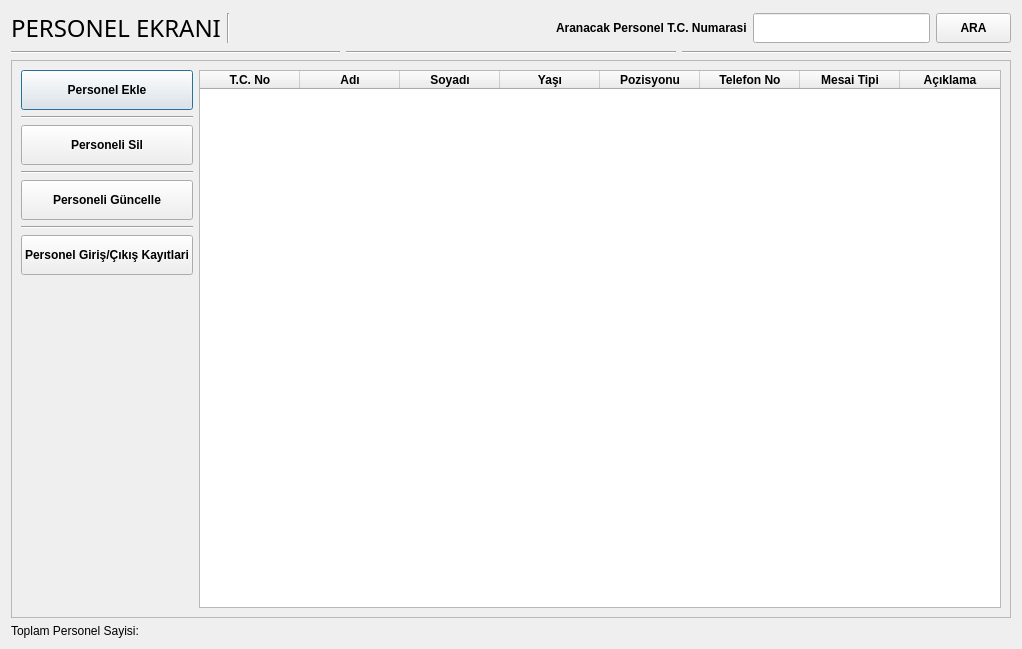
<?xml version="1.0" encoding="UTF-8"?>
<ui version="4.0">
 <class>Dialog</class>
 <widget class="QDialog" name="Dialog">
  <property name="geometry">
   <rect>
    <x>0</x>
    <y>0</y>
    <width>1022</width>
    <height>649</height>
   </rect>
  </property>
  <property name="minimumSize">
   <size>
    <width>1022</width>
    <height>649</height>
   </size>
  </property>
  <property name="maximumSize">
   <size>
    <width>1920</width>
    <height>1080</height>
   </size>
  </property>
  <property name="windowTitle">
   <string>Dialog</string>
  </property>
  <layout class="QGridLayout" name="gridLayout_2">
   <item row="2" column="0" colspan="3">
    <widget class="QScrollArea" name="scrollArea">
     <property name="widgetResizable">
      <bool>true</bool>
     </property>
     <widget class="QWidget" name="scrollAreaWidgetContents">
      <property name="geometry">
       <rect>
        <x>0</x>
        <y>0</y>
        <width>1002</width>
        <height>559</height>
       </rect>
      </property>
      <layout class="QGridLayout" name="gridLayout">
       <item row="0" column="1">
        <widget class="QTableWidget" name="tableWidget">
         <property name="minimumSize">
          <size>
           <width>603</width>
           <height>395</height>
          </size>
         </property>
         <property name="font">
          <font>
           <family>MS Shell Dlg 2</family>
           <weight>75</weight>
           <bold>true</bold>
          </font>
         </property>
         <column>
          <property name="text">
           <string>T.C. No</string>
          </property>
         </column>
         <column>
          <property name="text">
           <string>Adı</string>
          </property>
         </column>
         <column>
          <property name="text">
           <string>Soyadı</string>
          </property>
         </column>
         <column>
          <property name="text">
           <string>Yaşı</string>
          </property>
         </column>
         <column>
          <property name="text">
           <string>Pozisyonu</string>
          </property>
         </column>
         <column>
          <property name="text">
           <string>Telefon No</string>
          </property>
         </column>
         <column>
          <property name="text">
           <string>Mesai Tipi</string>
          </property>
         </column>
         <column>
          <property name="text">
           <string>Açıklama</string>
          </property>
         </column>
        </widget>
       </item>
       <item row="0" column="0">
        <layout class="QVBoxLayout" name="verticalLayout">
         <item>
          <layout class="QVBoxLayout" name="verticalLayout_2">
           <item>
            <widget class="QPushButton" name="buttonPersonelEkle">
             <property name="minimumSize">
              <size>
               <width>0</width>
               <height>40</height>
              </size>
             </property>
             <property name="maximumSize">
              <size>
               <width>200</width>
               <height>16777215</height>
              </size>
             </property>
             <property name="font">
              <font>
               <weight>75</weight>
               <italic>false</italic>
               <bold>true</bold>
              </font>
             </property>
             <property name="layoutDirection">
              <enum>Qt::LeftToRight</enum>
             </property>
             <property name="text">
              <string>Personel Ekle</string>
             </property>
            </widget>
           </item>
           <item>
            <widget class="Line" name="line_4">
             <property name="orientation">
              <enum>Qt::Horizontal</enum>
             </property>
            </widget>
           </item>
           <item>
            <widget class="QPushButton" name="buttonPersonelSil">
             <property name="minimumSize">
              <size>
               <width>0</width>
               <height>40</height>
              </size>
             </property>
             <property name="maximumSize">
              <size>
               <width>200</width>
               <height>16777215</height>
              </size>
             </property>
             <property name="font">
              <font>
               <weight>75</weight>
               <bold>true</bold>
              </font>
             </property>
             <property name="text">
              <string>Personeli Sil</string>
             </property>
            </widget>
           </item>
           <item>
            <widget class="Line" name="line_5">
             <property name="orientation">
              <enum>Qt::Horizontal</enum>
             </property>
            </widget>
           </item>
           <item>
            <widget class="QPushButton" name="buttonPersonelGuncelle">
             <property name="minimumSize">
              <size>
               <width>0</width>
               <height>40</height>
              </size>
             </property>
             <property name="maximumSize">
              <size>
               <width>200</width>
               <height>16777215</height>
              </size>
             </property>
             <property name="font">
              <font>
               <weight>75</weight>
               <bold>true</bold>
              </font>
             </property>
             <property name="text">
              <string>Personeli Güncelle</string>
             </property>
            </widget>
           </item>
           <item>
            <widget class="Line" name="line">
             <property name="orientation">
              <enum>Qt::Horizontal</enum>
             </property>
            </widget>
           </item>
           <item>
            <widget class="QPushButton" name="buttonPersonelGirisSaatleri">
             <property name="minimumSize">
              <size>
               <width>0</width>
               <height>40</height>
              </size>
             </property>
             <property name="font">
              <font>
               <weight>75</weight>
               <bold>true</bold>
              </font>
             </property>
             <property name="text">
              <string>Personel Giriş/Çıkış Kayıtlari</string>
             </property>
            </widget>
           </item>
           <item>
            <spacer name="verticalSpacer">
             <property name="orientation">
              <enum>Qt::Vertical</enum>
             </property>
             <property name="sizeHint" stdset="0">
              <size>
               <width>20</width>
               <height>40</height>
              </size>
             </property>
            </spacer>
           </item>
          </layout>
         </item>
        </layout>
       </item>
      </layout>
     </widget>
    </widget>
   </item>
   <item row="0" column="0" colspan="3">
    <layout class="QHBoxLayout" name="horizontalLayout_4">
     <item>
      <layout class="QHBoxLayout" name="horizontalLayout">
       <item>
        <widget class="QLabel" name="labelPersonelEkrani">
         <property name="font">
          <font>
           <family>Cooper Black</family>
           <pointsize>18</pointsize>
           <weight>50</weight>
           <bold>false</bold>
          </font>
         </property>
         <property name="text">
          <string>PERSONEL EKRANI</string>
         </property>
        </widget>
       </item>
       <item>
        <layout class="QGridLayout" name="gridLayout_3">
         <item row="0" column="2">
          <widget class="QLabel" name="label">
           <property name="minimumSize">
            <size>
             <width>150</width>
             <height>30</height>
            </size>
           </property>
           <property name="font">
            <font>
             <weight>75</weight>
             <bold>true</bold>
            </font>
           </property>
           <property name="text">
            <string>Aranacak Personel T.C. Numarasi</string>
           </property>
          </widget>
         </item>
         <item row="0" column="3">
          <widget class="QLineEdit" name="editAranacakTcNo">
           <property name="minimumSize">
            <size>
             <width>100</width>
             <height>30</height>
            </size>
           </property>
           <property name="maximumSize">
            <size>
             <width>177</width>
             <height>30</height>
            </size>
           </property>
           <property name="clearButtonEnabled">
            <bool>true</bool>
           </property>
          </widget>
         </item>
         <item row="0" column="4">
          <widget class="QPushButton" name="buttonPersonelAra">
           <property name="minimumSize">
            <size>
             <width>75</width>
             <height>30</height>
            </size>
           </property>
           <property name="maximumSize">
            <size>
             <width>75</width>
             <height>30</height>
            </size>
           </property>
           <property name="font">
            <font>
             <weight>75</weight>
             <bold>true</bold>
            </font>
           </property>
           <property name="text">
            <string>ARA</string>
           </property>
          </widget>
         </item>
         <item row="0" column="0">
          <widget class="Line" name="line_2">
           <property name="orientation">
            <enum>Qt::Vertical</enum>
           </property>
          </widget>
         </item>
         <item row="0" column="1">
          <spacer name="horizontalSpacer">
           <property name="orientation">
            <enum>Qt::Horizontal</enum>
           </property>
           <property name="sizeHint" stdset="0">
            <size>
             <width>80</width>
             <height>20</height>
            </size>
           </property>
          </spacer>
         </item>
        </layout>
       </item>
      </layout>
     </item>
    </layout>
   </item>
   <item row="3" column="0" colspan="2">
    <widget class="QLabel" name="labelToplamPersonelSayisi">
     <property name="text">
      <string>Toplam Personel Sayisi:</string>
     </property>
    </widget>
   </item>
   <item row="1" column="2">
    <widget class="Line" name="line_8">
     <property name="orientation">
      <enum>Qt::Horizontal</enum>
     </property>
    </widget>
   </item>
   <item row="1" column="1">
    <widget class="Line" name="line_7">
     <property name="orientation">
      <enum>Qt::Horizontal</enum>
     </property>
    </widget>
   </item>
   <item row="1" column="0">
    <widget class="Line" name="line_6">
     <property name="orientation">
      <enum>Qt::Horizontal</enum>
     </property>
    </widget>
   </item>
  </layout>
 </widget>
 <resources/>
 <connections/>
</ui>
